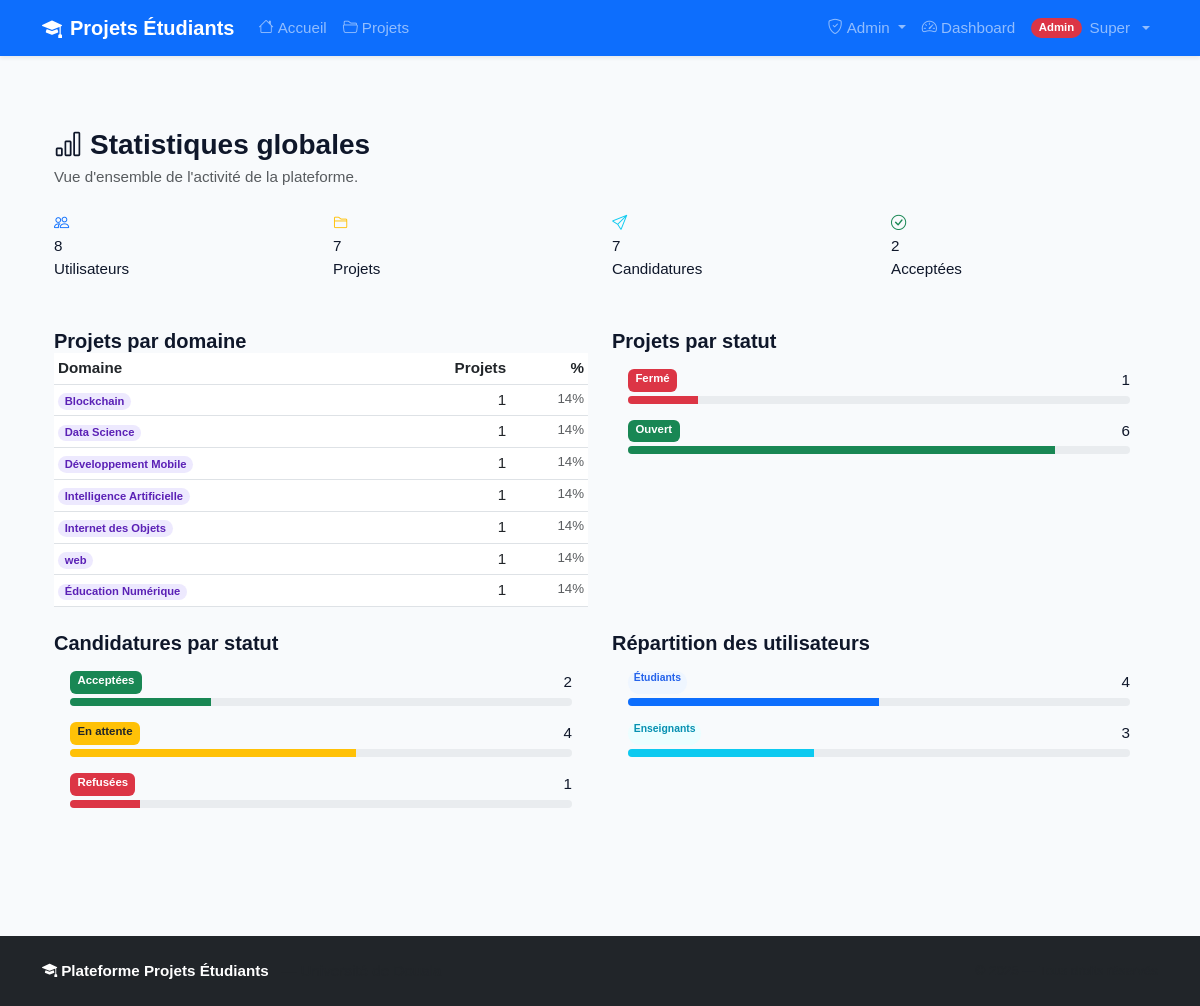
The page /admin/stats (signed in) on the database its author committed.
### app/models/user.py (models this page shows, shortened)
class User(UserMixin, db.Model):
    __tablename__ = "users"
    id = db.Column(db.Integer, primary_key=True)
    email = db.Column(db.String(120), unique=True, nullable=False, index=True)
    password_hash = db.Column(db.String(200), nullable=False)
    first_name = db.Column(db.String(50), nullable=False)
    last_name = db.Column(db.String(50), nullable=False)
    role = db.Column(db.String(20), nullable=False, default="student")
    is_active = db.Column(db.Boolean, default=True, nullable=False)
    created_at = db.Column(db.DateTime, default=datetime.utcnow)
    projects = db.relationship(
        "Project",
        backref="teacher",
        lazy="dynamic",
        foreign_keys="Project.teacher_id",
    )
    applications = db.relationship(
        "Application",
        backref="student",
        lazy="dynamic",
        foreign_keys="Application.student_id",
    )
    @property
    def is_student(self) -> bool:
        return self.role == "student"
    @property
    def is_teacher(self) -> bool:
        return self.role == "teacher"
    @property
    def is_admin(self) -> bool:
        return self.role == "admin"
    @property
    def full_name(self) -> str:
        return f"{self.first_name} {self.last_name}"

### app/models/project.py (models this page shows, shortened)
class Project(db.Model):
    __tablename__ = "projects"
    id = db.Column(db.Integer, primary_key=True)
    title = db.Column(db.String(200), nullable=False)
    description = db.Column(db.Text, nullable=False)
    domain = db.Column(db.String(100), nullable=False)
    max_students = db.Column(db.Integer, default=1, nullable=False)
    status = db.Column(db.String(20), default="open", nullable=False)
    teacher_id = db.Column(db.Integer, db.ForeignKey("users.id"), nullable=False)
    created_at = db.Column(db.DateTime, default=datetime.utcnow)
    updated_at = db.Column(db.DateTime, default=datetime.utcnow, onupdate=datetime.utcnow)
    applications = db.relationship(
        "Application",
        backref="project",
        lazy="dynamic",
        cascade="all, delete-orphan",
    )

### app/routes/admin.py (the view)
@admin_bp.route("/stats")
@login_required
@admin_required
def stats():
    stats = get_global_stats()
    from sqlalchemy import func
    projects_by_domain = (
        db.session.query(Project.domain, func.count(Project.id)).group_by(Project.domain).all()
    )
    projects_by_status = (
        db.session.query(Project.status, func.count(Project.id)).group_by(Project.status).all()
    )
    apps_by_status = (
        db.session.query(Application.status, func.count(Application.id))
        .group_by(Application.status)
        .all()
    )
    return render_template(
        "admin/stats.html",
        stats=stats,
        projects_by_domain=projects_by_domain,
        projects_by_status=projects_by_status,
        apps_by_status=apps_by_status,
        title="Statistiques globales",
    )

### app/templates/admin/stats.html (shortened to what this page needs)
{% extends "base.html" %}
{% block content %}
<div class="container py-5">
    <div class="page-header mb-4">
        <h1 class="page-title"><i class="bi bi-bar-chart me-2"></i>Statistiques globales</h1>
        <p class="text-muted">Vue d'ensemble de l'activité de la plateforme.</p>
    </div>
    <div class="row g-4 mb-5">
        <div class="col-6 col-md-3">
            <div class="dash-stat-card">
                <div class="dash-stat-icon bg-primary-soft">
                    <i class="bi bi-people text-primary"></i>
                </div>
                <div class="dash-stat-num">{{ stats.total_users }}</div>
                <div class="dash-stat-label">Utilisateurs</div>
            </div>
        </div>
        <div class="col-6 col-md-3">
            <div class="dash-stat-card">
                <div class="dash-stat-icon bg-warning-soft">
                    <i class="bi bi-folder2 text-warning"></i>
                </div>
                <div class="dash-stat-num">{{ stats.total_projects }}</div>
                <div class="dash-stat-label">Projets</div>
            </div>
        </div>
        <div class="col-6 col-md-3">
            <div class="dash-stat-card">
                <div class="dash-stat-icon bg-info-soft">
                    <i class="bi bi-send text-info"></i>
                </div>
                <div class="dash-stat-num">{{ stats.total_applications }}</div>
                <div class="dash-stat-label">Candidatures</div>
            </div>
        </div>
        <div class="col-6 col-md-3">
            <div class="dash-stat-card">
                <div class="dash-stat-icon bg-success-soft">
                    <i class="bi bi-check-circle text-success"></i>
                </div>
                <div class="dash-stat-num">{{ stats.accepted_applications }}</div>
                <div class="dash-stat-label">Acceptées</div>
            </div>
        </div>
    </div>
    <div class="row g-4">
        <div class="col-md-6">
            <div class="dash-card">
                <div class="dash-card-header">
                    <h5 class="mb-0">Projets par domaine</h5>
                </div>
                {% if projects_by_domain %}
                <div class="table-responsive">
                    <table class="table table-sm mb-0">
                        <thead>
                            <tr>
                                <th>Domaine</th>
                                <th class="text-end">Projets</th>
                                <th class="text-end">%</th>
                            </tr>
                        </thead>
                        <tbody>
                            {% for domain, count in projects_by_domain %}
                            <tr>
                                <td>
                                    <span class="badge domain-badge">{{ domain }}</span>
                                </td>
                                <td class="text-end fw-medium">{{ count }}</td>
                                <td class="text-end text-muted small">
                                    {% if stats.total_projects > 0 %}
                                    {{ "%.0f"|format(count / stats.total_projects * 100) }}%
                                    {% else %}0%{% endif %}
                                </td>
                            </tr>
                            {% endfor %}
                        </tbody>
                    </table>
                </div>
                {% else %}
                <div class="text-center py-4 text-muted">Aucune donnée.</div>
                {% endif %}
            </div>
        </div>
        <div class="col-md-6">
            <div class="dash-card">
                <div class="dash-card-header">
                    <h5 class="mb-0">Projets par statut</h5>
                </div>
                {% set status_labels = {'open': 'Ouvert', 'closed': 'Fermé', 'completed': 'Terminé'} %}
                {% set status_colors = {'open': 'success', 'closed': 'danger', 'completed': 'secondary'} %}
                {% if projects_by_status %}
                <div class="p-3">
                    {% for status, count in projects_by_status %}
                    <div class="mb-3">
                        <div class="d-flex justify-content-between mb-1">
                            <span class="badge bg-{{ status_colors.get(status, 'secondary') }}">
                                {{ status_labels.get(status, status) }}
                            </span>
                            <span class="fw-medium">{{ count }}</span>
                        </div>
                        <div class="progress" style="height: 8px;">
                            <div class="progress-bar bg-{{ status_colors.get(status, 'secondary') }}"
                                 style="width: {% if stats.total_projects > 0 %}{{ (count / stats.total_projects * 100)|int }}{% else %}0{% endif %}%">
                            </div>
                        </div>
                    </div>
                    {% endfor %}
                </div>
                {% else %}
                <div class="text-center py-4 text-muted">Aucune donnée.</div>
                {% endif %}
            </div>
        </div>
        <div class="col-md-6">
            <div class="dash-card">
                <div class="dash-card-header">
                    <h5 class="mb-0">Candidatures par statut</h5>
                </div>
                {% set app_labels = {'pending': 'En attente', 'accepted': 'Acceptées', 'rejected': 'Refusées'} %}
                {% set app_colors = {'pending': 'warning', 'accepted': 'success', 'rejected': 'danger'} %}
                {% if apps_by_status %}
                <div class="p-3">
                    {% for status, count in apps_by_status %}
                    <div class="mb-3">
                        <div class="d-flex justify-content-between mb-1">
                            <span class="badge bg-{{ app_colors.get(status, 'secondary') }}
                                         {% if status == 'pending' %}text-dark{% endif %}">
                                {{ app_labels.get(status, status) }}
                            </span>
                            <span class="fw-medium">{{ count }}</span>
                        </div>
                        <div class="progress" style="height: 8px;">
                            <div class="progress-bar bg-{{ app_colors.get(status, 'secondary') }}"
                                 style="width: {% if stats.total_applications > 0 %}{{ (count / stats.total_applications * 100)|int }}{% else %}0{% endif %}%">
                            </div>
                        </div>
                    </div>
                    {% endfor %}
                </div>
                {% else %}
                <div class="text-center py-4 text-muted">Aucune donnée.</div>
                {% endif %}
            </div>
        </div>
        <div class="col-md-6">
            <div class="dash-card">
                <div class="dash-card-header">
                    <h5 class="mb-0">Répartition des utilisateurs</h5>
                </div>
                <div class="p-3">
                    <div class="mb-3">
                        <div class="d-flex justify-content-between mb-1">
                            <span class="badge role-badge role-student">Étudiants</span>
                            <span class="fw-medium">{{ stats.total_students }}</span>
                        </div>
                        <div class="progress" style="height: 8px;">
                            <div class="progress-bar bg-primary"
                                 style="width: {% if stats.total_users > 0 %}{{ (stats.total_students / stats.total_users * 100)|int }}{% else %}0{% endif %}%">
                            </div>
                        </div>
                    </div>
                    <div class="mb-3">
                        <div class="d-flex justify-content-between mb-1">
                            <span class="badge role-badge role-teacher">Enseignants</span>
                            <span class="fw-medium">{{ stats.total_teachers }}</span>
                        </div>
                        <div class="progress" style="height: 8px;">
                            <div class="progress-bar bg-info"
                                 style="width: {% if stats.total_users > 0 %}{{ (stats.total_teachers / stats.total_users * 100)|int }}{% else %}0{% endif %}%">
                            </div>
                        </div>
                    </div>
                </div>
            </div>
        </div>
    </div>
</div>
{% endblock %}

### app/templates/base.html (shortened to what this page needs)
<!DOCTYPE html>
<html lang="fr">
<head>
    <link href="https://cdn.jsdelivr.net/npm/bootstrap@5.3.0/dist/css/bootstrap.min.css" rel="stylesheet">
    <link href="https://cdn.jsdelivr.net/npm/bootstrap-icons@1.11.0/font/bootstrap-icons.css" rel="stylesheet">
    <link rel="stylesheet" href="{{ url_for('static', filename='css/main.css') }}">
</head>
<body class="d-flex flex-column min-vh-100">
    <nav class="navbar navbar-expand-lg navbar-dark bg-primary shadow-sm">
        <div class="container">
            <a class="navbar-brand fw-bold" href="{{ url_for('dashboard.index') }}">
                <i class="bi bi-mortarboard-fill me-2"></i>Projets Étudiants
            </a>
            <div class="collapse navbar-collapse" id="navbarMain">
                <ul class="navbar-nav me-auto mb-2 mb-lg-0">
                    <li class="nav-item">
                        <a class="nav-link {% if request.endpoint == 'dashboard.index' %}active{% endif %}"
                           href="{{ url_for('dashboard.index') }}">
                            <i class="bi bi-house me-1"></i>Accueil
                        </a>
                    </li>
                    <li class="nav-item">
                        <a class="nav-link {% if request.blueprint == 'projects' %}active{% endif %}"
                           href="{{ url_for('projects.list') }}">
                            <i class="bi bi-folder2-open me-1"></i>Projets
                        </a>
                    </li>
                </ul>
                <ul class="navbar-nav ms-auto mb-2 mb-lg-0 align-items-lg-center">
                    {% if current_user.is_authenticated %}
                        {% if current_user.is_admin %}
                        <li class="nav-item dropdown">
                            <a class="nav-link dropdown-toggle" href="#" role="button"
                               data-bs-toggle="dropdown" aria-expanded="false">
                                <i class="bi bi-shield-check me-1"></i>Admin
                            </a>
                        </li>
                        {% endif %}
                        <li class="nav-item">
                            <a class="nav-link {% if request.endpoint == 'dashboard.dashboard' %}active{% endif %}"
                               href="{{ url_for('dashboard.dashboard') }}">
                                <i class="bi bi-speedometer2 me-1"></i>Dashboard
                            </a>
                        </li>
                        <li class="nav-item dropdown">
                            <a class="nav-link dropdown-toggle d-flex align-items-center gap-2"
                               href="#" role="button" data-bs-toggle="dropdown" aria-expanded="false">
                                <span class="badge rounded-pill
                                    {% if current_user.is_admin %}bg-danger
                                    {% elif current_user.is_teacher %}bg-warning text-dark
                                    {% else %}bg-success{% endif %}">
                                    {{ current_user.role | capitalize }}
                                </span>
                                <span class="d-none d-lg-inline">{{ current_user.first_name }}</span>
                            </a>
                        </li>
                    {% endif %}
                </ul>
            </div>
        </div>
    </nav>
    <main class="container mt-4 mb-5 flex-grow-1">
        {% block content %}{% endblock %}
    </main>
    <footer class="bg-dark text-white mt-auto py-4">
        <div class="container">
            <div class="row align-items-center">
                <div class="col-md-6 text-center text-md-start mb-2 mb-md-0">
                    <span class="fw-bold">
                        <i class="bi bi-mortarboard-fill me-1"></i>Plateforme Projets Étudiants
                    </span>
                    <span class="text-muted ms-2">— Université de Douala</span>
                </div>
                <div class="col-md-6 text-center text-md-end text-muted small">
                </div>
            </div>
        </div>
    </footer>
</body>
</html>

### rows shown on the page
User: role "Admin", first_name "Super"
Project: domain "Blockchain", max_students "1", total_projects "14"
Project: domain "Data Science", count "1", total_projects "14"
Project: domain "Développement Mobile", max_students "1", total_projects "14"
Project: domain "Intelligence Artificielle", id "1", total_projects "14"
Project: domain "Internet des Objets", count "1", total_projects "14"
Project: domain "web", count "1", total_projects "14"
Project: domain "Éducation Numérique", count "1", total_projects "14"

### other values the page prints
{{ stats.total_users }} "8"
{{ stats.total_projects }} "7"
{{ stats.total_applications }} "7"
{{ stats.accepted_applications }} "2"
{{ status_labels.get(status, status) }} "Fermé" "Ouvert"
{{ count }} "1" "6"
{{ app_labels.get(status, status) }} "Acceptées" "En attente" "Refusées"
{{ count }} "2" "4" "1"
{{ stats.total_students }} "4"
{{ stats.total_teachers }} "3"
